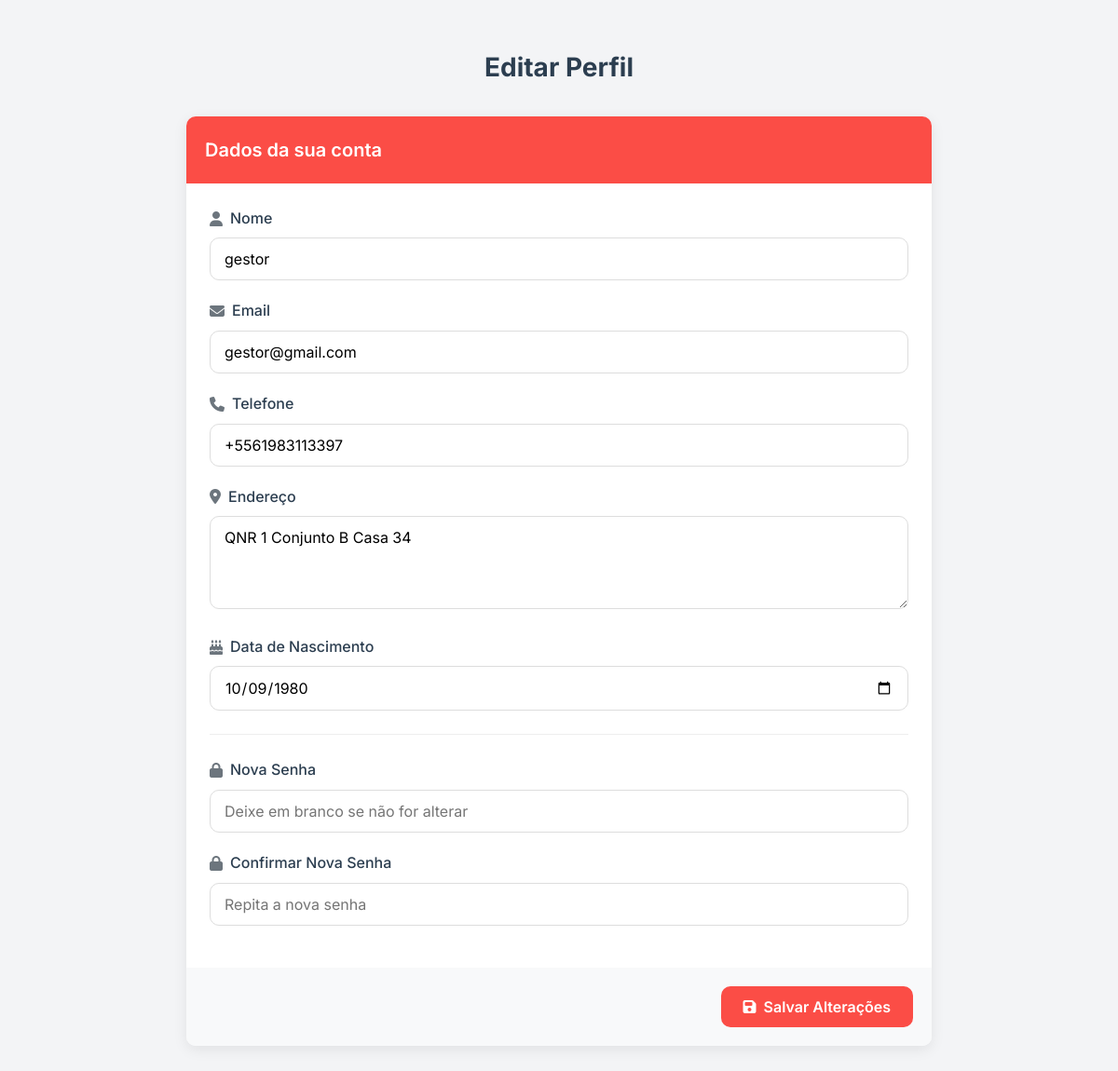
Before: /hospede/pages/editar_perfil.php (signed in) with the older database file.
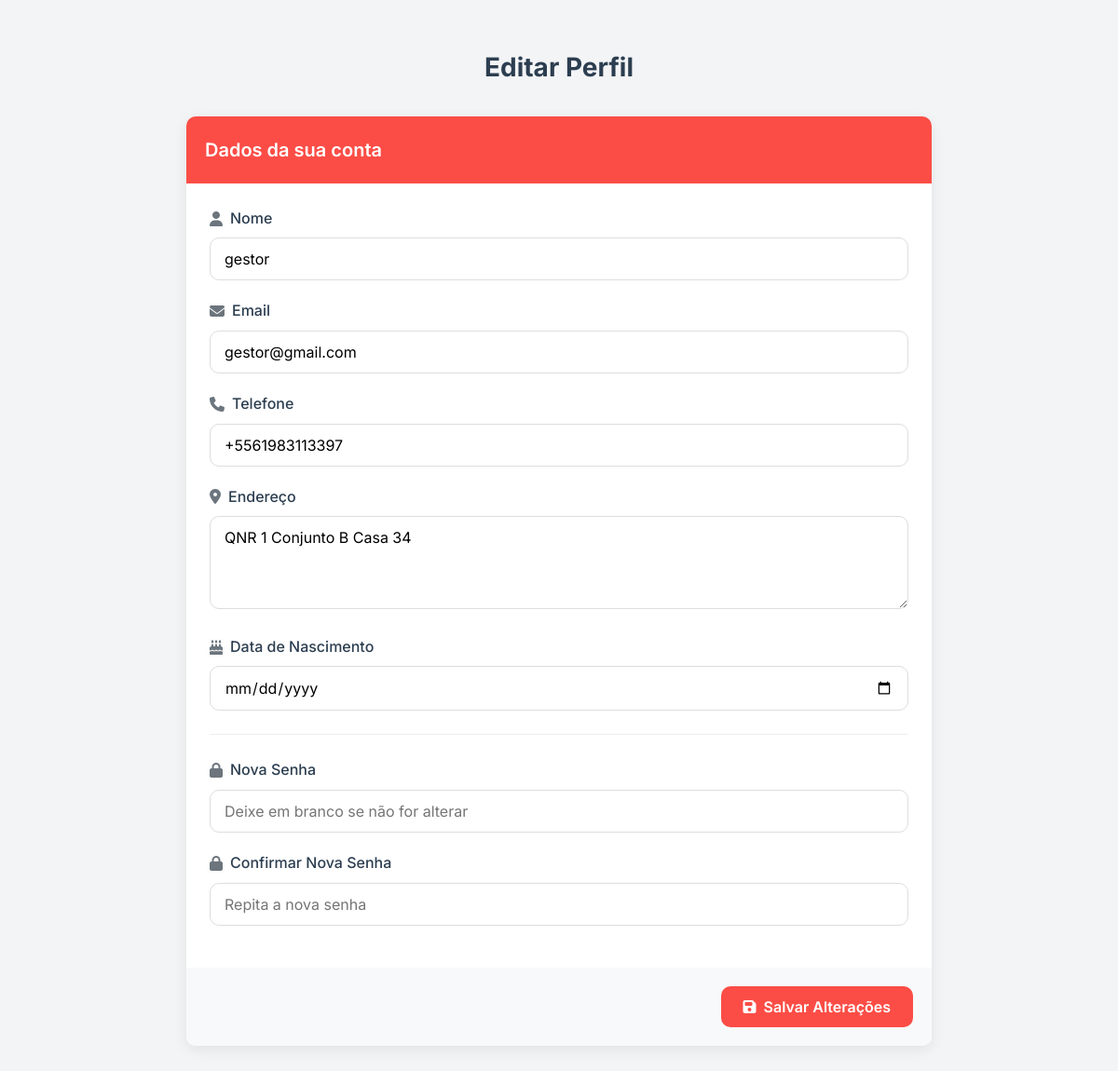
After: the same page with the newer database file.
### tables this page shows
CREATE TABLE `usuarios` (
  `ID` int(11) NOT NULL,
  `Nome` varchar(45) NOT NULL,
  `Email` varchar(45) NOT NULL,
  `Data_Nascimento` varchar(45) NOT NULL,
  `Telefone` varchar(45) NOT NULL,
  `Endereco` varchar(45) NOT NULL,
  `CPF` char(14) NOT NULL,
  `Perfil_ID_Perfil` int(11) NOT NULL,
  `solicitou_exclusao` varchar(45) DEFAULT NULL,
  `Senha` varchar(255) NOT NULL,
  `Data_Solicitacao_Exclusao` datetime DEFAULT current_timestamp()
);

### hospede/pages/editar_perfil.php (the view, shortened to what this page needs)
<?php
require_once '../../config/config.php';
$id_usuario = $_SESSION['usuario']['ID'];
$sql = "SELECT * FROM usuarios WHERE ID = :id";
$stmt = $pdo->prepare($sql);
$stmt->bindParam(':id', $id_usuario);
$stmt->execute();
$usuario = $stmt->fetch(PDO::FETCH_ASSOC);
?>
<!DOCTYPE html>
<html lang="pt-br">
<head>
    <link rel="stylesheet" href="https://cdnjs.cloudflare.com/ajax/libs/font-awesome/6.5.0/css/all.min.css">
</head>
<body>
    <div class="container">
        <div class="page-header">
            <h1 class="page-title">Editar Perfil</h1>
        </div>
        <div class="profile-card">
            <div class="card-header">
                <h3 class="card-title">Dados da sua conta</h3>
            </div>
            <form method="POST">
                <div class="card-body">
                    <div class="form-group">
                        <label for="nome" class="form-label">
                            <i class="fas fa-user input-icon"></i>
                            Nome
                        </label>
                        <input type="text" id="nome" class="form-control" name="nome" value="<?= htmlspecialchars($usuario['Nome'] ?? '') ?>" required>
                    </div>
                    <div class="form-group">
                        <label for="email" class="form-label">
                            <i class="fas fa-envelope input-icon"></i>
                            Email
                        </label>
                        <input type="email" id="email" class="form-control" name="email" value="<?= htmlspecialchars($usuario['Email'] ?? '') ?>" required>
                    </div>
                    <div class="form-group">
                        <label for="telefone" class="form-label">
                            <i class="fas fa-phone input-icon"></i>
                            Telefone
                        </label>
                        <input type="text" id="telefone" class="form-control" name="telefone" value="<?= htmlspecialchars($usuario['Telefone'] ?? '') ?>">
                    </div>
                    <div class="form-group">
                        <label for="endereco" class="form-label">
                            <i class="fas fa-map-marker-alt input-icon"></i>
                            Endereço
                        </label>
                        <textarea id="endereco" class="form-control" name="endereco" rows="3"><?= htmlspecialchars($usuario['Endereco'] ?? '') ?></textarea>
                    </div>
                    <div class="form-group">
                        <label for="data_nascimento" class="form-label">
                            <i class="fas fa-birthday-cake input-icon"></i>
                            Data de Nascimento
                        </label>
                        <input type="date" id="data_nascimento" class="form-control" name="data_nascimento" value="<?= htmlspecialchars($usuario['Data_Nascimento'] ?? '') ?>">
                    </div>
                    <div class="divider"></div>
                    <div class="form-group">
                        <label for="nova_senha" class="form-label">
                            <i class="fas fa-lock input-icon"></i>
                            Nova Senha
                        </label>
                        <input type="password" id="nova_senha" class="form-control" name="nova_senha" placeholder="Deixe em branco se não for alterar">
                    </div>
                    <div class="form-group">
                        <label for="confirmar_senha" class="form-label">
                            <i class="fas fa-lock input-icon"></i>
                            Confirmar Nova Senha
                        </label>
                        <input type="password" id="confirmar_senha" class="form-control" name="confirmar_senha" placeholder="Repita a nova senha">
                    </div>
                </div>
                <div class="card-footer">
                    <button type="submit" class="btn btn-primary">
                        <i class="fas fa-save"></i> Salvar Alterações
                    </button>
                </div>
            </form>
        </div>
    </div>
</body>
</html>

Changed rows visible on the page:
changed usuarios "gestor": data_nascimento "10/09/1980" → (not shown)
